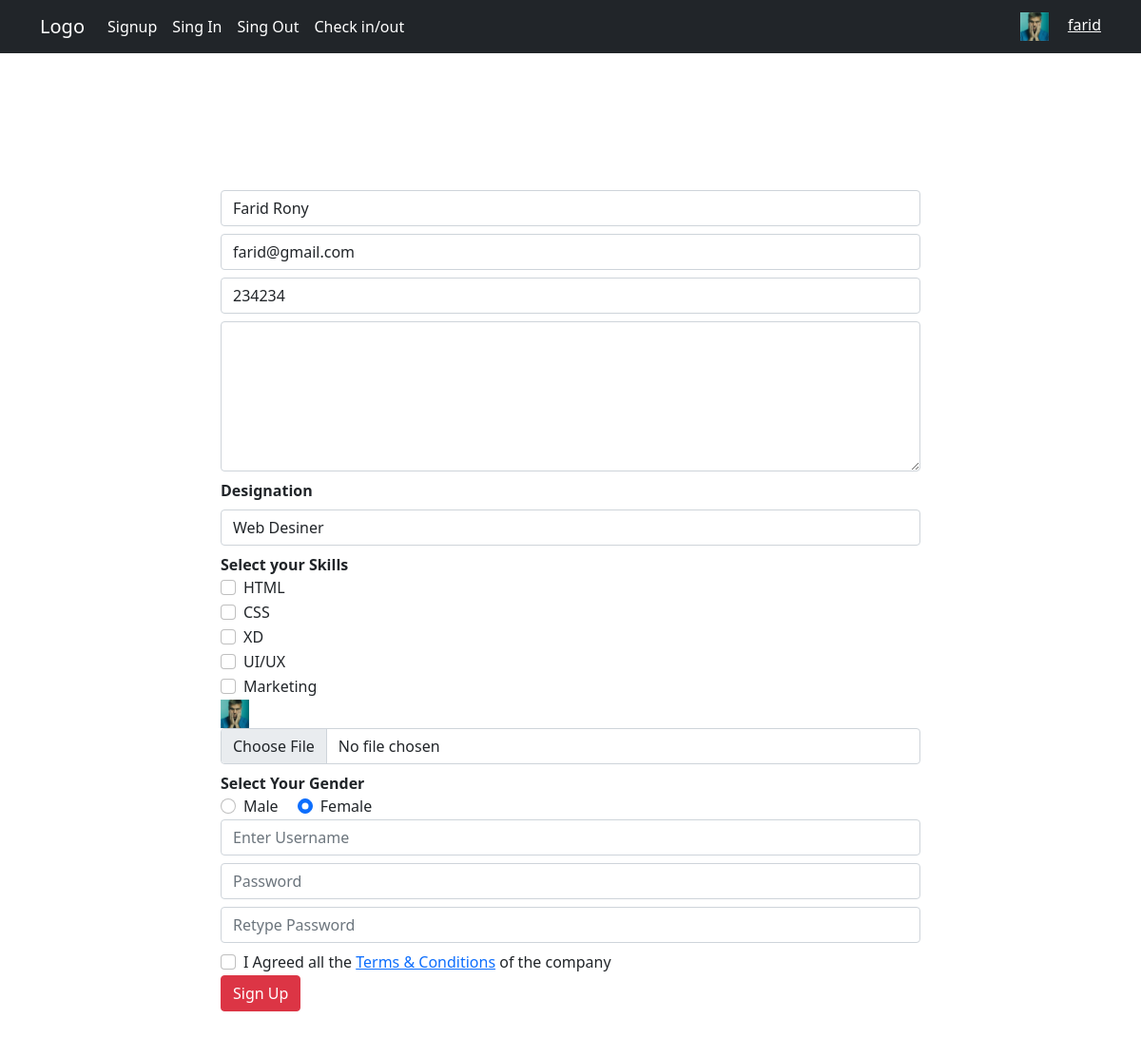
The app's page /profile.php?edit=28 (signed in) with its own data.
### tables this page shows
CREATE TABLE `employee` (
  `Eid` int(3) NOT NULL,
  `Fullname` varchar(20) DEFAULT NULL,
  `Email` varchar(30) DEFAULT NULL,
  `Username` varchar(10) DEFAULT NULL,
  `Password` varchar(255) DEFAULT NULL,
  `Phone` int(10) DEFAULT NULL,
  `Gender` int(1) DEFAULT NULL,
  `Address` varchar(200) DEFAULT NULL,
  `Skill` varchar(50) DEFAULT NULL,
  `Designation` varchar(20) DEFAULT NULL,
  `Image` varchar(100) DEFAULT NULL,
  `Joining_Date` datetime DEFAULT current_timestamp(),
  `Status` int(1) DEFAULT NULL,
  `reset` text NOT NULL
);

CREATE TABLE `skill` (
  `Sid` int(2) NOT NULL,
  `S_name` varchar(20) DEFAULT NULL
);

### profile.php (the view, shortened to what this page needs)
<?php include "header.php"; ?>
	 <div class="container py-5 my-5">
        <div class="row py-5 justify-content-center">
          <div class="col-8">
          	<?php
          	if (isset($_GET['edit'])) {
          		$eid = $_GET['edit'];
          	?>
          	<?php
          		$EmployeeInfo = mysqli_query($conn , "SELECT * FROM Employee WHERE Eid = '$eid' ");
          		while($EmployeeAllInfo = mysqli_fetch_assoc($EmployeeInfo)){
          			$Fullname =  $EmployeeAllInfo['Fullname'];
          			$Email =  $EmployeeAllInfo['Email'];
          			$Phone =  $EmployeeAllInfo['Phone'];
          			$Address =  $EmployeeAllInfo['Address'];
          			$Image =  $EmployeeAllInfo['Image'];
          	?>
          	<form action="" method="POST" enctype="multipart/form-data">
              <input required type="text" name="fullname" value="<?php echo $Fullname; ?>" class="form-control mb-2">
              <input type="email" name="email" value="<?php echo $Email; ?>" class="form-control mb-2">
               <input type="number" name="phone" value="<?php echo $Phone; ?>" class="form-control mb-2">
              <textarea rows="6"  name="address" value="<?php echo $Address; ?>" class="form-control mb-2 mt-2"></textarea>
              <strong>Designation</strong>
              <select name="designation" class="form-control mb-2 mt-2" >
              <?php
                  $designation =  mysqli_query($conn , "SELECT * FROM designation" );
                  while ( $designationList =  mysqli_fetch_assoc($designation)) {
              ?>
               <option value="<?php echo  $designationList['D_name']; ?>"><?php echo  $designationList['D_name']; ?></option>
              <?php
                  }
              ?>
              </select>
              <strong>Select your Skills</strong>
                <?php
                  $skill =  mysqli_query($conn , "SELECT * FROM skill" );
                  while ( $skillList =  mysqli_fetch_assoc($skill)) {
                ?>
                <div class="form-check">
                  <input class="form-check-input" name="skill[]" type="checkbox" value="<?php echo $skillList['S_name'];?>" id="<?php echo $skillList['S_name'];?>">
                  <label class="form-check-label" for="<?php echo $skillList['S_name'];?>">
                    <?php echo $skillList['S_name'];?>
                  </label>
                </div>
                <?php
                  }
                   ?>
              <img class='userimg' src='images/<?php echo $Image; ?>'>
              <input type="file" name="image"  class="form-control mb-2">
              <strong class="d-block">Select Your Gender</strong>
              <div class="form-check  form-check-inline">
                <input value="male" class="form-check-input" type="radio" name="gender" id="male">
                <label class="form-check-label" for="male">
                  Male
                </label>
              </div>
              <div class="form-check  form-check-inline">
                <input value="female" class="form-check-input" type="radio" name="gender" id="female" checked>
                <label class="form-check-label" for="female">
                  Female
                </label>
              </div>
              <input type="text" name="username" placeholder="Enter Username" class=" <?php echo $error; ?> form-control mb-2">
              <input type="password" name="password" placeholder="Password" class=" <?php echo $error; ?>  form-control mb-2">
              <input type="password" name="repassword" placeholder="Retype Password" class=" <?php echo $error; ?>  form-control mb-2">
              <div class="form-check">
                <input class="form-check-input" name="checked" type="checkbox" value="" id="flexCheckDefault">
                <label class="form-check-label" for="flexCheckDefault">
                  I Agreed all the <a href="#">Terms & Conditions</a> of the company
                </label>
              </div>
              <input type="submit" name="signup"  class="btn btn-danger d-block" value="Sign Up">
              </form>
             <?php
		         }
          } ?>
          </div>
      </div>
  </div>
<?php include "footer.php"; ?>

### header.php (style rules this page uses)
.userimg { width: 30px; height: 30px; object-fit: cover; margin-right: 20px; }

### records on screen
employee: fullname "Farid Rony", email "farid@gmail.com", phone "234234", Image (picture)
skill: S_name "HTML"
skill: S_name "CSS"
skill: S_name "XD"
skill: S_name "UI/UX"
skill: S_name "Marketing"

### other values on screen
$_SESSION['Username'] "farid"
form field designation "Web Desiner"
